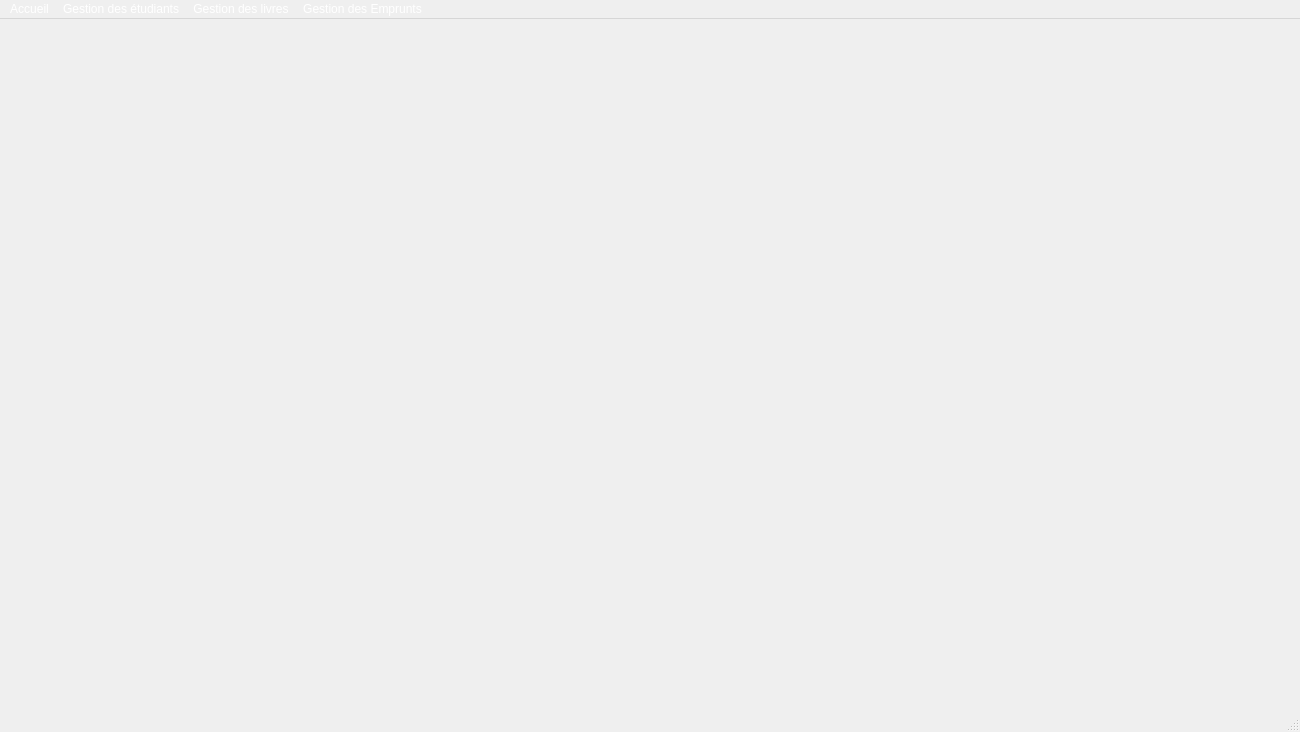
<?xml version="1.0" encoding="UTF-8"?>
<ui version="4.0">
 <class>MainWindow</class>
 <widget class="QMainWindow" name="MainWindow">
  <property name="geometry">
   <rect>
    <x>0</x>
    <y>0</y>
    <width>1300</width>
    <height>732</height>
   </rect>
  </property>
  <property name="maximumSize">
   <size>
    <width>1688</width>
    <height>950</height>
   </size>
  </property>
  <property name="font">
   <font>
    <family>Arial Narrow</family>
    <pointsize>16</pointsize>
   </font>
  </property>
  <property name="windowTitle">
   <string>MainWindow</string>
  </property>
  <property name="styleSheet">
   <string notr="true">background-image: url(:/ressources/33.jpg);
color: rgb(255, 255, 255);</string>
  </property>
  <widget class="QWidget" name="centralwidget"/>
  <widget class="QMenuBar" name="menubar">
   <property name="geometry">
    <rect>
     <x>0</x>
     <y>0</y>
     <width>1300</width>
     <height>26</height>
    </rect>
   </property>
   <widget class="QMenu" name="menuAccueil">
    <property name="title">
     <string>Accueil</string>
    </property>
   </widget>
   <widget class="QMenu" name="menuGestion_des_tudiants">
    <property name="title">
     <string>Gestion des étudiants</string>
    </property>
    <widget class="QMenu" name="menuMise_a_Jour">
     <property name="palette">
      <palette>
       <active>
        <colorrole role="WindowText">
         <brush brushstyle="SolidPattern">
          <color alpha="255">
           <red>255</red>
           <green>255</green>
           <blue>255</blue>
          </color>
         </brush>
        </colorrole>
        <colorrole role="Button">
         <brush brushstyle="SolidPattern">
          <color alpha="255">
           <red>255</red>
           <green>255</green>
           <blue>255</blue>
          </color>
         </brush>
        </colorrole>
        <colorrole role="Light">
         <brush brushstyle="SolidPattern">
          <color alpha="255">
           <red>255</red>
           <green>255</green>
           <blue>255</blue>
          </color>
         </brush>
        </colorrole>
        <colorrole role="Midlight">
         <brush brushstyle="SolidPattern">
          <color alpha="255">
           <red>255</red>
           <green>255</green>
           <blue>255</blue>
          </color>
         </brush>
        </colorrole>
        <colorrole role="Dark">
         <brush brushstyle="SolidPattern">
          <color alpha="255">
           <red>127</red>
           <green>127</green>
           <blue>127</blue>
          </color>
         </brush>
        </colorrole>
        <colorrole role="Mid">
         <brush brushstyle="SolidPattern">
          <color alpha="255">
           <red>170</red>
           <green>170</green>
           <blue>170</blue>
          </color>
         </brush>
        </colorrole>
        <colorrole role="Text">
         <brush brushstyle="SolidPattern">
          <color alpha="255">
           <red>255</red>
           <green>255</green>
           <blue>255</blue>
          </color>
         </brush>
        </colorrole>
        <colorrole role="BrightText">
         <brush brushstyle="SolidPattern">
          <color alpha="255">
           <red>255</red>
           <green>255</green>
           <blue>255</blue>
          </color>
         </brush>
        </colorrole>
        <colorrole role="ButtonText">
         <brush brushstyle="SolidPattern">
          <color alpha="255">
           <red>255</red>
           <green>255</green>
           <blue>255</blue>
          </color>
         </brush>
        </colorrole>
        <colorrole role="Base">
         <brush brushstyle="SolidPattern">
          <color alpha="255">
           <red>255</red>
           <green>255</green>
           <blue>255</blue>
          </color>
         </brush>
        </colorrole>
        <colorrole role="Window">
         <brush brushstyle="SolidPattern">
          <color alpha="255">
           <red>255</red>
           <green>255</green>
           <blue>255</blue>
          </color>
         </brush>
        </colorrole>
        <colorrole role="Shadow">
         <brush brushstyle="SolidPattern">
          <color alpha="255">
           <red>0</red>
           <green>0</green>
           <blue>0</blue>
          </color>
         </brush>
        </colorrole>
        <colorrole role="AlternateBase">
         <brush brushstyle="SolidPattern">
          <color alpha="255">
           <red>255</red>
           <green>255</green>
           <blue>255</blue>
          </color>
         </brush>
        </colorrole>
        <colorrole role="ToolTipBase">
         <brush brushstyle="SolidPattern">
          <color alpha="255">
           <red>255</red>
           <green>255</green>
           <blue>220</blue>
          </color>
         </brush>
        </colorrole>
        <colorrole role="ToolTipText">
         <brush brushstyle="SolidPattern">
          <color alpha="255">
           <red>0</red>
           <green>0</green>
           <blue>0</blue>
          </color>
         </brush>
        </colorrole>
       </active>
       <inactive>
        <colorrole role="WindowText">
         <brush brushstyle="SolidPattern">
          <color alpha="255">
           <red>255</red>
           <green>255</green>
           <blue>255</blue>
          </color>
         </brush>
        </colorrole>
        <colorrole role="Button">
         <brush brushstyle="SolidPattern">
          <color alpha="255">
           <red>255</red>
           <green>255</green>
           <blue>255</blue>
          </color>
         </brush>
        </colorrole>
        <colorrole role="Light">
         <brush brushstyle="SolidPattern">
          <color alpha="255">
           <red>255</red>
           <green>255</green>
           <blue>255</blue>
          </color>
         </brush>
        </colorrole>
        <colorrole role="Midlight">
         <brush brushstyle="SolidPattern">
          <color alpha="255">
           <red>255</red>
           <green>255</green>
           <blue>255</blue>
          </color>
         </brush>
        </colorrole>
        <colorrole role="Dark">
         <brush brushstyle="SolidPattern">
          <color alpha="255">
           <red>127</red>
           <green>127</green>
           <blue>127</blue>
          </color>
         </brush>
        </colorrole>
        <colorrole role="Mid">
         <brush brushstyle="SolidPattern">
          <color alpha="255">
           <red>170</red>
           <green>170</green>
           <blue>170</blue>
          </color>
         </brush>
        </colorrole>
        <colorrole role="Text">
         <brush brushstyle="SolidPattern">
          <color alpha="255">
           <red>255</red>
           <green>255</green>
           <blue>255</blue>
          </color>
         </brush>
        </colorrole>
        <colorrole role="BrightText">
         <brush brushstyle="SolidPattern">
          <color alpha="255">
           <red>255</red>
           <green>255</green>
           <blue>255</blue>
          </color>
         </brush>
        </colorrole>
        <colorrole role="ButtonText">
         <brush brushstyle="SolidPattern">
          <color alpha="255">
           <red>255</red>
           <green>255</green>
           <blue>255</blue>
          </color>
         </brush>
        </colorrole>
        <colorrole role="Base">
         <brush brushstyle="SolidPattern">
          <color alpha="255">
           <red>255</red>
           <green>255</green>
           <blue>255</blue>
          </color>
         </brush>
        </colorrole>
        <colorrole role="Window">
         <brush brushstyle="SolidPattern">
          <color alpha="255">
           <red>255</red>
           <green>255</green>
           <blue>255</blue>
          </color>
         </brush>
        </colorrole>
        <colorrole role="Shadow">
         <brush brushstyle="SolidPattern">
          <color alpha="255">
           <red>0</red>
           <green>0</green>
           <blue>0</blue>
          </color>
         </brush>
        </colorrole>
        <colorrole role="AlternateBase">
         <brush brushstyle="SolidPattern">
          <color alpha="255">
           <red>255</red>
           <green>255</green>
           <blue>255</blue>
          </color>
         </brush>
        </colorrole>
        <colorrole role="ToolTipBase">
         <brush brushstyle="SolidPattern">
          <color alpha="255">
           <red>255</red>
           <green>255</green>
           <blue>220</blue>
          </color>
         </brush>
        </colorrole>
        <colorrole role="ToolTipText">
         <brush brushstyle="SolidPattern">
          <color alpha="255">
           <red>0</red>
           <green>0</green>
           <blue>0</blue>
          </color>
         </brush>
        </colorrole>
       </inactive>
       <disabled>
        <colorrole role="WindowText">
         <brush brushstyle="SolidPattern">
          <color alpha="255">
           <red>255</red>
           <green>255</green>
           <blue>255</blue>
          </color>
         </brush>
        </colorrole>
        <colorrole role="Button">
         <brush brushstyle="SolidPattern">
          <color alpha="255">
           <red>255</red>
           <green>255</green>
           <blue>255</blue>
          </color>
         </brush>
        </colorrole>
        <colorrole role="Light">
         <brush brushstyle="SolidPattern">
          <color alpha="255">
           <red>255</red>
           <green>255</green>
           <blue>255</blue>
          </color>
         </brush>
        </colorrole>
        <colorrole role="Midlight">
         <brush brushstyle="SolidPattern">
          <color alpha="255">
           <red>255</red>
           <green>255</green>
           <blue>255</blue>
          </color>
         </brush>
        </colorrole>
        <colorrole role="Dark">
         <brush brushstyle="SolidPattern">
          <color alpha="255">
           <red>127</red>
           <green>127</green>
           <blue>127</blue>
          </color>
         </brush>
        </colorrole>
        <colorrole role="Mid">
         <brush brushstyle="SolidPattern">
          <color alpha="255">
           <red>170</red>
           <green>170</green>
           <blue>170</blue>
          </color>
         </brush>
        </colorrole>
        <colorrole role="Text">
         <brush brushstyle="SolidPattern">
          <color alpha="255">
           <red>255</red>
           <green>255</green>
           <blue>255</blue>
          </color>
         </brush>
        </colorrole>
        <colorrole role="BrightText">
         <brush brushstyle="SolidPattern">
          <color alpha="255">
           <red>255</red>
           <green>255</green>
           <blue>255</blue>
          </color>
         </brush>
        </colorrole>
        <colorrole role="ButtonText">
         <brush brushstyle="SolidPattern">
          <color alpha="255">
           <red>255</red>
           <green>255</green>
           <blue>255</blue>
          </color>
         </brush>
        </colorrole>
        <colorrole role="Base">
         <brush brushstyle="SolidPattern">
          <color alpha="255">
           <red>255</red>
           <green>255</green>
           <blue>255</blue>
          </color>
         </brush>
        </colorrole>
        <colorrole role="Window">
         <brush brushstyle="SolidPattern">
          <color alpha="255">
           <red>255</red>
           <green>255</green>
           <blue>255</blue>
          </color>
         </brush>
        </colorrole>
        <colorrole role="Shadow">
         <brush brushstyle="SolidPattern">
          <color alpha="255">
           <red>0</red>
           <green>0</green>
           <blue>0</blue>
          </color>
         </brush>
        </colorrole>
        <colorrole role="AlternateBase">
         <brush brushstyle="SolidPattern">
          <color alpha="255">
           <red>255</red>
           <green>255</green>
           <blue>255</blue>
          </color>
         </brush>
        </colorrole>
        <colorrole role="ToolTipBase">
         <brush brushstyle="SolidPattern">
          <color alpha="255">
           <red>255</red>
           <green>255</green>
           <blue>220</blue>
          </color>
         </brush>
        </colorrole>
        <colorrole role="ToolTipText">
         <brush brushstyle="SolidPattern">
          <color alpha="255">
           <red>0</red>
           <green>0</green>
           <blue>0</blue>
          </color>
         </brush>
        </colorrole>
       </disabled>
      </palette>
     </property>
     <property name="font">
      <font>
       <family>Arial Narrow</family>
       <pointsize>11</pointsize>
      </font>
     </property>
     <property name="focusPolicy">
      <enum>Qt::StrongFocus</enum>
     </property>
     <property name="layoutDirection">
      <enum>Qt::LeftToRight</enum>
     </property>
     <property name="autoFillBackground">
      <bool>false</bool>
     </property>
     <property name="title">
      <string>Mise a Jour</string>
     </property>
     <widget class="QMenu" name="menuSupprimer_etudiant">
      <property name="font">
       <font>
        <family>Arial Narrow</family>
        <pointsize>11</pointsize>
       </font>
      </property>
      <property name="title">
       <string>Supprimer etudiant</string>
      </property>
      <addaction name="actionSuppression_tudiant_donn_par_Num_ro_inscription"/>
      <addaction name="separator"/>
      <addaction name="actionSuppression_par_Section"/>
      <addaction name="separator"/>
      <addaction name="actionSuppression_par_Niveau"/>
      <addaction name="separator"/>
      <addaction name="actionSuppression_par_Section_et_Niveau"/>
     </widget>
     <widget class="QMenu" name="menuModifier_tudiant">
      <property name="title">
       <string>Modifier étudiant</string>
      </property>
      <addaction name="actionModifier_T_l_phone"/>
      <addaction name="separator"/>
      <addaction name="actionModifier_Adresse"/>
      <addaction name="separator"/>
      <addaction name="actionModifier_Mail"/>
     </widget>
     <addaction name="actionAjouter_etudiant"/>
     <addaction name="separator"/>
     <addaction name="menuSupprimer_etudiant"/>
     <addaction name="separator"/>
     <addaction name="menuModifier_tudiant"/>
    </widget>
    <widget class="QMenu" name="menuRecherche_et_Affichage">
     <property name="font">
      <font>
       <family>Arial Narrow</family>
       <pointsize>11</pointsize>
      </font>
     </property>
     <property name="title">
      <string>Recherche et Affichage</string>
     </property>
     <addaction name="actionContenu_du_dictionnaire_tudiant"/>
     <addaction name="separator"/>
     <addaction name="actionRecherche_par_Num_ro_inscription"/>
     <addaction name="separator"/>
     <addaction name="actionRecherche_par_Section"/>
     <addaction name="separator"/>
     <addaction name="actionRecherche_par_Niveau"/>
     <addaction name="separator"/>
     <addaction name="actionRecherche_par_Section_et_nIVEAU"/>
    </widget>
    <addaction name="menuMise_a_Jour"/>
    <addaction name="separator"/>
    <addaction name="menuRecherche_et_Affichage"/>
   </widget>
   <widget class="QMenu" name="menuGestion_des_livres">
    <property name="title">
     <string>Gestion des livres</string>
    </property>
    <widget class="QMenu" name="menuMise_a_Jour_2">
     <property name="font">
      <font>
       <family>Arial Narrow</family>
       <pointsize>11</pointsize>
      </font>
     </property>
     <property name="title">
      <string>Mise a Jour</string>
     </property>
     <widget class="QMenu" name="menuSuuprimer">
      <property name="title">
       <string>Suuprimer</string>
      </property>
      <addaction name="actionSuppression_Livre_donn_R_f_rence"/>
      <addaction name="separator"/>
      <addaction name="actionSuppression_Livre_par_Auteur"/>
      <addaction name="separator"/>
      <addaction name="actionSuppression_Livre_par_Ann_e_d_dition"/>
     </widget>
     <addaction name="actionAjouter_un_nouveau_Livre"/>
     <addaction name="separator"/>
     <addaction name="menuSuuprimer"/>
    </widget>
    <widget class="QMenu" name="menuRecherche_et_Affichage_2">
     <property name="font">
      <font>
       <family>Arial Narrow</family>
       <pointsize>11</pointsize>
      </font>
     </property>
     <property name="title">
      <string>Recherche et Affichage</string>
     </property>
     <addaction name="actionContenu_du_dictionnaire_Livres"/>
     <addaction name="separator"/>
     <addaction name="actionRecherche_par_R_f_rence"/>
     <addaction name="separator"/>
     <addaction name="actionRecherche_par_Titre"/>
     <addaction name="separator"/>
     <addaction name="actionRecherche_par_Auteur"/>
     <addaction name="separator"/>
     <addaction name="actionRecherche_par_Ann_e_d_dition"/>
     <addaction name="separator"/>
     <addaction name="actionRecherche_par_ordre_alphab_tique"/>
    </widget>
    <addaction name="menuMise_a_Jour_2"/>
    <addaction name="separator"/>
    <addaction name="menuRecherche_et_Affichage_2"/>
   </widget>
   <widget class="QMenu" name="menuGestion_des_Emprunts">
    <property name="title">
     <string>Gestion des Emprunts</string>
    </property>
    <widget class="QMenu" name="menuMise_a_Jour_3">
     <property name="title">
      <string>Mise a Jour</string>
     </property>
     <addaction name="actionAjouter_un_nouvel_Emprenut"/>
     <addaction name="separator"/>
     <addaction name="actionSupprimer_Emprunt"/>
     <addaction name="separator"/>
     <addaction name="actionRetour_d_un_Emprunt"/>
     <addaction name="separator"/>
     <addaction name="actionModifier_un_Emprunt"/>
    </widget>
    <widget class="QMenu" name="menuRecherche_et_Affichage_3">
     <property name="font">
      <font>
       <family>Arial Narrow</family>
       <pointsize>11</pointsize>
      </font>
     </property>
     <property name="title">
      <string>Recherche et Affichage</string>
     </property>
     <addaction name="actionContenu_du_dictionnaire_Emprunts"/>
     <addaction name="separator"/>
     <addaction name="actionRecherche_Emprunts_par_Livres_R_f_rence"/>
     <addaction name="separator"/>
     <addaction name="actionRecherche_Emprunts_par_tudiants"/>
     <addaction name="separator"/>
     <addaction name="actionRecherche_Livres_emprunt_s_entre_2_dates_donn_es"/>
     <addaction name="separator"/>
     <addaction name="actionRecherche_Livres_retourn_s_entre_2_dates_donn_es"/>
     <addaction name="separator"/>
     <addaction name="actionRecherche_Livres_emprunt_s_entre_2_dates_donn_es_2"/>
     <addaction name="separator"/>
     <addaction name="actionRecherche_Livres_retourn_s_entre_2_dates_donn_es_2"/>
    </widget>
    <addaction name="menuMise_a_Jour_3"/>
    <addaction name="separator"/>
    <addaction name="menuRecherche_et_Affichage_3"/>
    <addaction name="separator"/>
   </widget>
   <addaction name="menuAccueil"/>
   <addaction name="menuGestion_des_tudiants"/>
   <addaction name="menuGestion_des_livres"/>
   <addaction name="menuGestion_des_Emprunts"/>
  </widget>
  <widget class="QStatusBar" name="statusbar"/>
  <action name="actionAjouter_etudiant">
   <property name="text">
    <string>Ajouter etudiant</string>
   </property>
  </action>
  <action name="actionContenu_du_dictionnaire_tudiant">
   <property name="text">
    <string>Contenu du dictionnaire étudiant</string>
   </property>
  </action>
  <action name="actionRecherche_par_Num_ro_inscription">
   <property name="text">
    <string>Recherche par Numéro inscription</string>
   </property>
  </action>
  <action name="actionRecherche_par_Section">
   <property name="text">
    <string>Recherche par Section</string>
   </property>
  </action>
  <action name="actionRecherche_par_Niveau">
   <property name="text">
    <string>Recherche par Niveau</string>
   </property>
  </action>
  <action name="actionRecherche_par_Section_et_nIVEAU">
   <property name="text">
    <string>Recherche par Section et Niveau</string>
   </property>
  </action>
  <action name="actionAjouter_un_nouveau_Livre">
   <property name="text">
    <string>Ajouter un nouveau Livre</string>
   </property>
   <property name="font">
    <font>
     <family>Arial Narrow</family>
     <pointsize>11</pointsize>
    </font>
   </property>
  </action>
  <action name="actionSuppression_Livre_donn_R_f_rence">
   <property name="text">
    <string>Suppression Livre donné ( par Référence)</string>
   </property>
   <property name="font">
    <font>
     <family>Arial Narrow</family>
     <pointsize>11</pointsize>
    </font>
   </property>
  </action>
  <action name="actionSuppression_Livre_par_Auteur">
   <property name="text">
    <string>Suppression Livres par Auteur</string>
   </property>
  </action>
  <action name="actionSuppression_Livre_par_Ann_e_d_dition">
   <property name="text">
    <string>Suppression Livres par Année d'édition</string>
   </property>
  </action>
  <action name="actionContenu_du_dictionnaire_Livres">
   <property name="text">
    <string>Contenu du dictionnaire Livres</string>
   </property>
  </action>
  <action name="actionRecherche_par_R_f_rence">
   <property name="text">
    <string>Recherche par Référence</string>
   </property>
  </action>
  <action name="actionRecherche_par_Titre">
   <property name="text">
    <string>Recherche par Titre</string>
   </property>
  </action>
  <action name="actionRecherche_par_Auteur">
   <property name="text">
    <string>Recherche par Auteur</string>
   </property>
  </action>
  <action name="actionRecherche_par_Ann_e_d_dition">
   <property name="text">
    <string>Recherche par Année d'édition</string>
   </property>
  </action>
  <action name="actionRecherche_par_ordre_alphab_tique">
   <property name="text">
    <string>Recherche par ordre alphabétique</string>
   </property>
  </action>
  <action name="actionSuppression_tudiant_donn_par_Num_ro_inscription">
   <property name="text">
    <string>Suppression étudiant donné (par Numéro inscription)</string>
   </property>
  </action>
  <action name="actionSuppression_par_Section">
   <property name="text">
    <string>Suppression par Section </string>
   </property>
  </action>
  <action name="actionSuppression_par_Niveau">
   <property name="text">
    <string>Suppression par Niveau</string>
   </property>
  </action>
  <action name="actionSuppression_par_Section_et_Niveau">
   <property name="text">
    <string>Suppression par Section et Niveau</string>
   </property>
  </action>
  <action name="actionModifier_T_l_phone">
   <property name="text">
    <string>Modifier Téléphone</string>
   </property>
  </action>
  <action name="actionModifier_Adresse">
   <property name="text">
    <string>Modifier Adresse</string>
   </property>
  </action>
  <action name="actionModifier_Mail">
   <property name="text">
    <string>Modifier Mail</string>
   </property>
   <property name="font">
    <font>
     <family>Arial Narrow</family>
     <pointsize>11</pointsize>
    </font>
   </property>
  </action>
  <action name="actionAjouter_un_nouvel_Emprenut">
   <property name="text">
    <string>Ajouter un nouvel Emprunt</string>
   </property>
  </action>
  <action name="actionSupprimer_Emprunt">
   <property name="text">
    <string>Supprimer un Emprunt</string>
   </property>
  </action>
  <action name="actionRetour_d_un_Emprunt">
   <property name="text">
    <string>Retour d'un Emprunt</string>
   </property>
  </action>
  <action name="actionModifier_un_Emprunt">
   <property name="text">
    <string>Modifier un Emprunt</string>
   </property>
   <property name="font">
    <font>
     <family>Arial Narrow</family>
     <pointsize>11</pointsize>
    </font>
   </property>
  </action>
  <action name="actionContenu_du_dictionnaire_Emprunts">
   <property name="text">
    <string>Contenu du dictionnaire Emprunts</string>
   </property>
  </action>
  <action name="actionRecherche_Emprunts_par_Livres_R_f_rence">
   <property name="text">
    <string>Recherche Emprunts par Livres (Référence)</string>
   </property>
  </action>
  <action name="actionRecherche_Emprunts_par_tudiants">
   <property name="text">
    <string>Recherche Emprunts par étudiants (Numéro inscription)</string>
   </property>
  </action>
  <action name="actionRecherche_Livres_emprunt_s_entre_2_dates_donn_es">
   <property name="text">
    <string>Recherche Livres empruntés a une date donnée</string>
   </property>
  </action>
  <action name="actionRecherche_Livres_retourn_s_entre_2_dates_donn_es">
   <property name="text">
    <string>Recherche Livres retournés a une date donnée</string>
   </property>
  </action>
  <action name="actionRecherche_Livres_emprunt_s_entre_2_dates_donn_es_2">
   <property name="text">
    <string>Recherche Livres empruntés entre 2 dates données</string>
   </property>
  </action>
  <action name="actionRecherche_Livres_retourn_s_entre_2_dates_donn_es_2">
   <property name="text">
    <string>Recherche Livres retournés entre 2 dates données</string>
   </property>
  </action>
 </widget>
 <resources>
  <include location="ressources.qrc"/>
 </resources>
 <connections/>
</ui>
